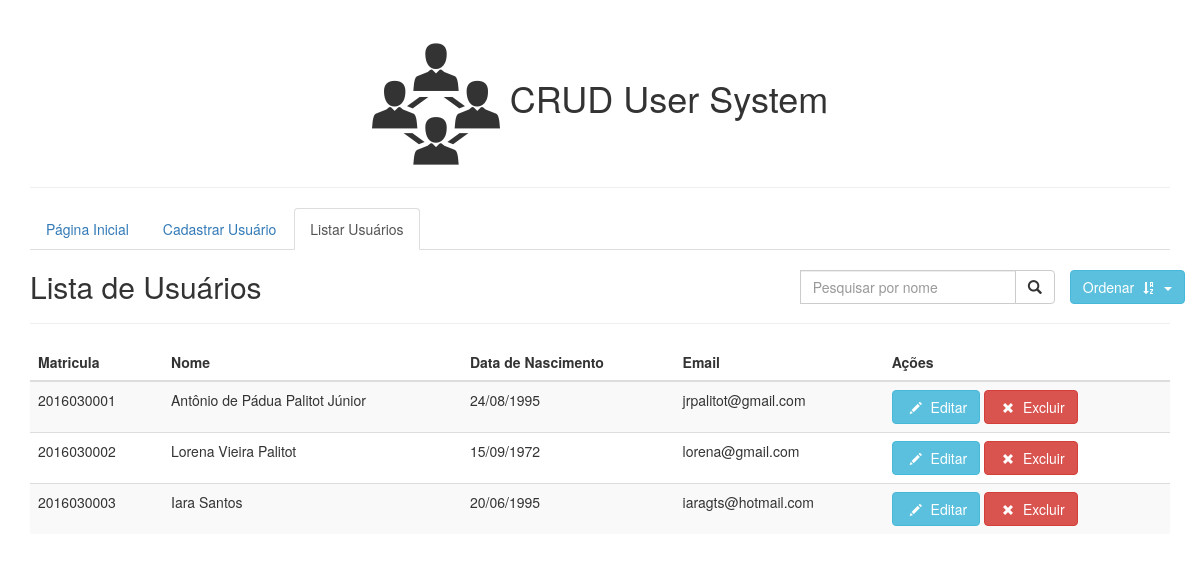
/?pagina=ListarUsuarios, run on the app's committed database.
### tables this page shows
CREATE TABLE IF NOT EXISTS `usuario` (
  `matricula` int(11) NOT NULL,
  `nome` varchar(100) NOT NULL,
  `dataNasc` date NOT NULL,
  `email` varchar(100) NOT NULL,
  `senha` varchar(128) NOT NULL,
  PRIMARY KEY (`matricula`)
);

### config/config.php (called while the page is built, shortened)
<?php
	function antiInject($sql){
		$sql = @mysql_real_escape_string($sql);
		return $sql;
	}
?>

### paginas/listarUsuarios.php (the view, shortened to what this page needs)
<?php
	$bd = BDConecta();
	$sql = "SELECT matricula, nome, email, dataNasc FROM usuario ";
	$pesquisa = antiInject(@$_GET['Pesquisa']);
	$order = @$_GET['OrderBy'];
	if ($order == 1) {
		$ordenar = "Ordenado pelo Nome";
		$sql .= "ORDER BY nome ASC";
	}elseif ($order == 2) {
		$ordenar = "Ordenado por Matricula";
		$sql .= "ORDER BY matricula ASC";
	}elseif ($order == 3) {
		$ordenar = "Ordenado por Data de Nascimento";
		$sql .= "ORDER BY dataNasc ASC";
	}else{
		$ordenar = "Ordenar";
	}
?>
<h2>
	Lista de Usuários
	<div class="btn-group navbar-right">
		<button type="button" class="btn btn-info dropdown-toggle" data-toggle="dropdown" aria-haspopup="true" aria-expanded="false">
			<?=$ordenar?>
			<span class="glyphicon glyphicon-sort-by-alphabet btn-xs" aria-hidden="true"></span>
			<span class="caret"></span>
		</button>
	</div>
	<div class="col-lg-3 navbar-right">
		<form method="get" action="index.php">
			<div class="input-group">
				<input name="Pesquisa" type="text" class="form-control" placeholder="Pesquisar por nome" value="<?=$pesquisa?>">
				<span class="input-group-btn">
					<button type="submit" class="btn btn-default" type="button">
						<span class="glyphicon glyphicon-search" aria-hidden="true"></span>
					</button>
				</span>
			</div>
		</form>
	</div>
</h2>
<hr>
<table class="table table-striped">
	<thead>
		<tr>
			<th>
				Matricula
			</th>
			<th>
				Nome
			</th>
			<th>
				Data de Nascimento
			</th>
			<th>Email</th>
			<th>Ações</th>
		</tr>
	</thead>
	<tbody>
	<?php
	foreach ($bd->query($sql) as $usuario) { ?>
		<tr>
			<td><?=$usuario['matricula']?></td>
			<td><?=$usuario['nome']?></td>
			<td>
				<?php
					$date = date_create($usuario['dataNasc']);
					echo date_format($date, "d/m/Y");
				?>
			</td>
			<td><?=$usuario['email']?></td>
			<td>
				<a href="?pagina=EditarUsuario&mat=<?=$usuario['matricula']?>" class="btn btn-info">
					<span class="glyphicon glyphicon-pencil btn-xs" aria-hidden="true"></span>
					Editar
				</a>
				<a href="?pagina=ExcluirUsuario&mat=<?=$usuario['matricula']?>" class="btn btn-danger">
					<span class="glyphicon glyphicon-remove btn-xs" aria-hidden="true"></span>
					Excluir
				</a>
			</td>
		</tr>
	 <?php }
	 ?>
	</tbody>
</table>

### index.php (shortened to what this page needs)
<?php
	include ('config/config.php');
?>
<!DOCTYPE html>
<html>
<head>
	<link rel="stylesheet" href="https://maxcdn.bootstrapcdn.com/bootstrap/3.3.5/css/bootstrap.min.css">
	<link rel="stylesheet" type="text/css" href="css/estilos.css">
</head>
<body>
	<div class="container">
		<div class="page-header">
			<h1><img src="img/logo.png"> CRUD User System</h1>
		</div>
		<ul class="nav nav-tabs">
			<?php
				$pg = @$_GET['pagina'];
			?>
			<li role="presentation" <?php echo ($pg == null) ? "class='active' " :  "" ?> >
				<a href="?pagina=">Página Inicial</a>
			</li>
			<li role="presentation" <?php echo ($pg == "CadastrarUsuario") ? "class='active' " :  "" ?> >
				<a href="?pagina=CadastrarUsuario">Cadastrar Usuário</a>
			</li>
			<li role="presentation" <?php echo ($pg == "ListarUsuarios") ? "class='active' " :  "" ?> >
				<a href="?pagina=ListarUsuarios">Listar Usuários</a>
			</li>
		</ul>
		<?php
			include('config/gerenciaPaginas.php');
		?>
	</div>
</body>
</html>

### config/gerenciaPaginas.php (shortened to what this page needs)
<?php
	switch (@$_GET['pagina']) {
		case 'ListarUsuarios':
			include('paginas/listarUsuarios.php');
			break;
	}
?>

### css/estilos.css (style rules this page uses)
.page-header { text-align: center; }
.page-header img { width: 128px; }

### data on the page
usuario: matricula "2016030001", nome "Antônio de Pádua Palitot Júnior", dataNasc "24/08/1995", email "jrpalitot@gmail.com"
usuario: matricula "2016030002", nome "Lorena Vieira Palitot", dataNasc "15/09/1972", email "lorena@gmail.com"
usuario: matricula "2016030003", nome "Iara Santos", dataNasc "20/06/1995", email "iaragts@hotmail.com"

### other printed values
$ordenar "Ordenar"
